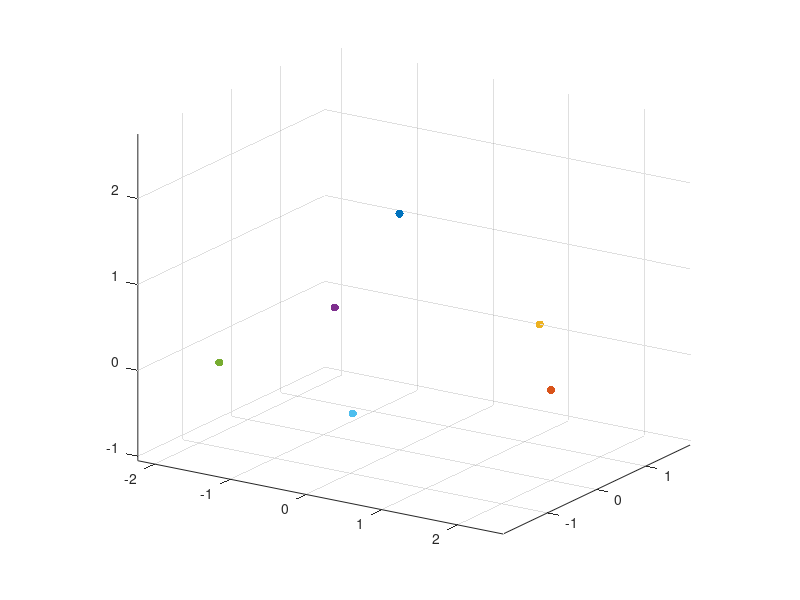
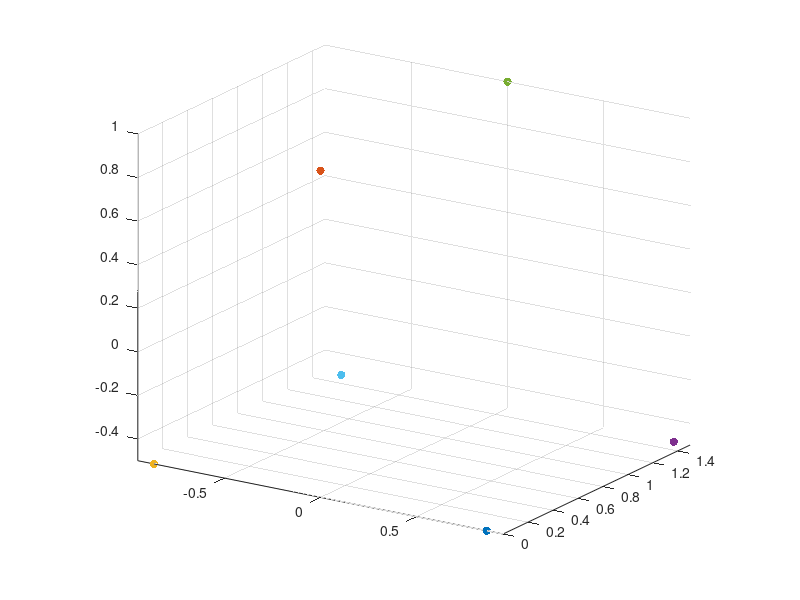
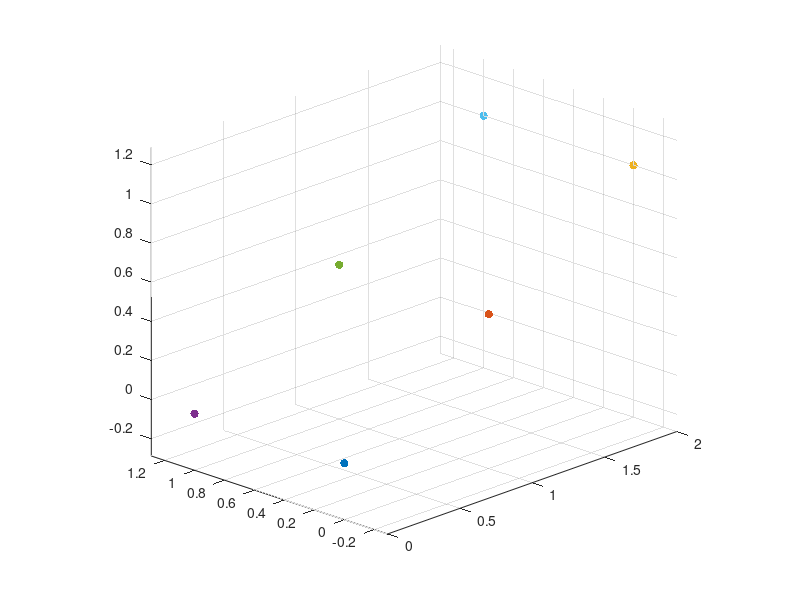

Source code (MATLAB) for these figures, in order:
%% Pentagonal pyramid

% Pentagon
n = 5;
qAng = linspace(0,360,n+1);        % Desired locations of agents on the unit circle given in angle
qAng(end) = [];
pen = [cosd(qAng); sind(qAng); zeros(1,n)] * 2;

% Add base
Qs = [[0;0;1.7], pen];


figure;
hold on 
for i = 1 : 6
    scatter3(Qs(1,i),Qs(2,i),Qs(3,i), 'fill');
end
axis equal
grid on
view([33,18])



%% Triangular prism


% Equilateral triangle
n = 3;
qAng = linspace(-30,360-30,n+1);        % Desired locations of agents on the unit circle given in angle
qAng(end) = [];
tri = [cosd(qAng); sind(qAng); zeros(1,n)] * 1;

Qs1 = [tri(1,:); zeros(1,3); tri(2,:)];
Qs2 = [tri(1,:); 1.5*ones(1,3); tri(2,:)];

Qs = [Qs1, Qs2];

figure;
hold on 
for i = 1 : 6
    scatter3(Qs(1,i),Qs(2,i),Qs(3,i), 'fill');
end
axis equal
grid on
view([33,18])



%% Slanted plane


Qs = [0  1   2  0 1   2;
      0  0   0  1 1   1;
      0  0.5 1  0 0.5 1];

  
figure;
hold on 
for i = 1 : 6
    scatter3(Qs(1,i),Qs(2,i),Qs(3,i), 'fill');
end
axis equal
grid on
view([-46,20])